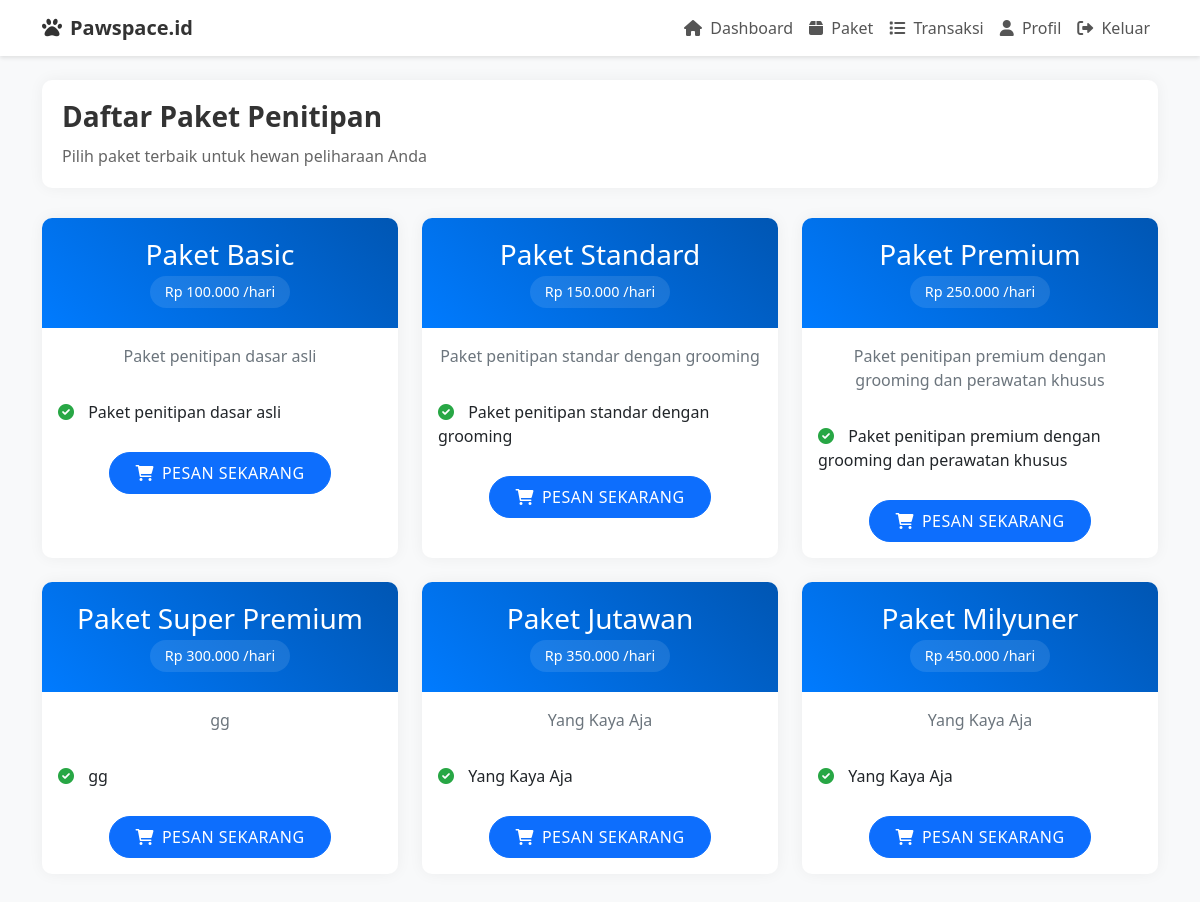
The page /user/daftar_paket.php (signed in) on the database its author committed.
### tables this page shows
CREATE TABLE `paket` (
  `id_paket` varchar(10) NOT NULL,
  `nama_paket` varchar(100) NOT NULL,
  `harga` decimal(10,2) NOT NULL,
  `deskripsi` text,
  `created_at` timestamp NOT NULL DEFAULT CURRENT_TIMESTAMP
);

### user/daftar_paket.php (the view, shortened to what this page needs)
<?php
require_once '../includes/config.php';
$query = "SELECT * FROM paket ORDER BY harga ASC";
$result = mysqli_query($conn, $query);
?>
<!DOCTYPE html>
<html lang="id">
<head>
    <link href="https://cdn.jsdelivr.net/npm/bootstrap@5.1.3/dist/css/bootstrap.min.css" rel="stylesheet">
    <link rel="stylesheet" href="https://cdnjs.cloudflare.com/ajax/libs/font-awesome/6.0.0/css/all.min.css">
</head>
<body>
    <nav class="navbar navbar-expand-lg navbar-light">
        <div class="container">
            <a class="navbar-brand" href="dashboard.php">
                <i class="fas fa-paw me-2"></i>Pawspace.id
            </a>
            <div class="collapse navbar-collapse" id="navbarNav">
                <ul class="navbar-nav ms-auto">
                    <li class="nav-item">
                        <a class="nav-link" href="dashboard.php">
                            <i class="fas fa-home me-1"></i> Dashboard
                        </a>
                    </li>
                    <li class="nav-item">
                        <a class="nav-link active" href="daftar_paket.php">
                            <i class="fas fa-box me-1"></i> Paket
                        </a>
                    </li>
                    <li class="nav-item">
                        <a class="nav-link" href="transaksi.php">
                            <i class="fas fa-list me-1"></i> Transaksi
                        </a>
                    </li>
                    <li class="nav-item">
                        <a class="nav-link" href="profil.php">
                            <i class="fas fa-user me-1"></i> Profil
                        </a>
                    </li>
                    <li class="nav-item">
                        <a class="nav-link" href="logout.php">
                            <i class="fas fa-sign-out-alt me-1"></i> Keluar
                        </a>
                    </li>
                </ul>
            </div>
        </div>
    </nav>
    <div class="container py-4">
        <div class="header-section">
            <div class="d-flex justify-content-between align-items-center">
                <div>
                    <h2>Daftar Paket Penitipan</h2>
                    <p>Pilih paket terbaik untuk hewan peliharaan Anda</p>
                </div>
            </div>
        </div>
        <div class="row">
            <?php while($paket = mysqli_fetch_assoc($result)): ?>
            <div class="col-md-4 mb-4">
                <div class="card package-card h-100">
                    <div class="card-header text-center">
                        <h3 class="mb-0"><?php echo $paket['nama_paket']; ?></h3>
                        <div class="price-tag">
                            Rp <?php echo number_format($paket['harga'], 0, ',', '.'); ?> /hari
                        </div>
                    </div>
                    <div class="card-body text-center">
                        <p class="text-muted mb-4"><?php echo $paket['deskripsi']; ?></p>
                        <ul class="feature-list text-start">
                            <?php
                            $fitur = explode("\n", $paket['deskripsi']);
                            foreach($fitur as $f):
                                if(trim($f)):
                            ?>
                            <li><i class="fas fa-check-circle"></i> <?php echo trim($f); ?></li>
                            <?php
                                endif;
                            endforeach;
                            ?>
                        </ul>
                        <a href="pesan_paket.php?id=<?php echo $paket['id_paket']; ?>"
                           class="btn btn-primary btn-order">
                            <i class="fas fa-shopping-cart me-2"></i>Pesan Sekarang
                        </a>
                    </div>
                </div>
            </div>
            <?php endwhile; ?>
        </div>
    </div>
</body>
</html>

### user/daftar_paket.php (style rules this page uses)
body { background-color: #f8f9fa; }
.navbar { background-color: white !important; box-shadow: 0 2px 4px rgba(0,0,0,.1); }
.navbar-brand { color: #333 !important; font-weight: bold; }
.nav-link { color: #555 !important; font-weight: 500; }
.package-card { border-radius: 10px; border: none; box-shadow: 0 0 15px rgba(0,0,0,.05); transition: transform 0.3s, box-shadow 0.3s; overflow: hidden; }
.card-header { background: linear-gradient(45deg, #007bff, #0056b3); color: white; border: none; padding: 20px; }
.price-tag { background: rgba(255,255,255,0.1); padding: 5px 15px; border-radius: 20px; font-size: 0.9em; margin-top: 5px; display: inline-block; }
.feature-list { list-style: none; padding: 0; margin: 20px 0; }
.feature-list li { padding: 8px 0; border-bottom: 1px solid #eee; }
.feature-list li:last-child { border-bottom: none; }
.feature-list li i { color: #28a745; margin-right: 10px; }
.btn-order { border-radius: 25px; padding: 8px 25px; font-weight: 500; text-transform: uppercase; letter-spacing: 0.5px; }
.header-section { background-color: white; border-radius: 10px; box-shadow: 0 0 15px rgba(0,0,0,.05); padding: 20px; margin-bottom: 30px; }
.header-section h2 { margin: 0; color: #333; font-size: 1.75rem; font-weight: 600; }
.header-section p { color: #666; margin: 10px 0 0 0; }

### rows shown on the page
paket: nama_paket "Paket Basic", harga "100.000", deskripsi "Paket penitipan dasar asli"
paket: nama_paket "Paket Standard", harga "150.000", deskripsi "Paket penitipan standar dengan grooming"
paket: nama_paket "Paket Premium", harga "250.000", deskripsi "Paket penitipan premium dengan grooming dan perawatan khusus"
paket: nama_paket "Paket Super Premium", harga "300.000", deskripsi "gg"
paket: nama_paket "Paket Jutawan", harga "350.000", deskripsi "Yang Kaya Aja"
paket: nama_paket "Paket Milyuner", harga "450.000", deskripsi "Yang Kaya Aja"
